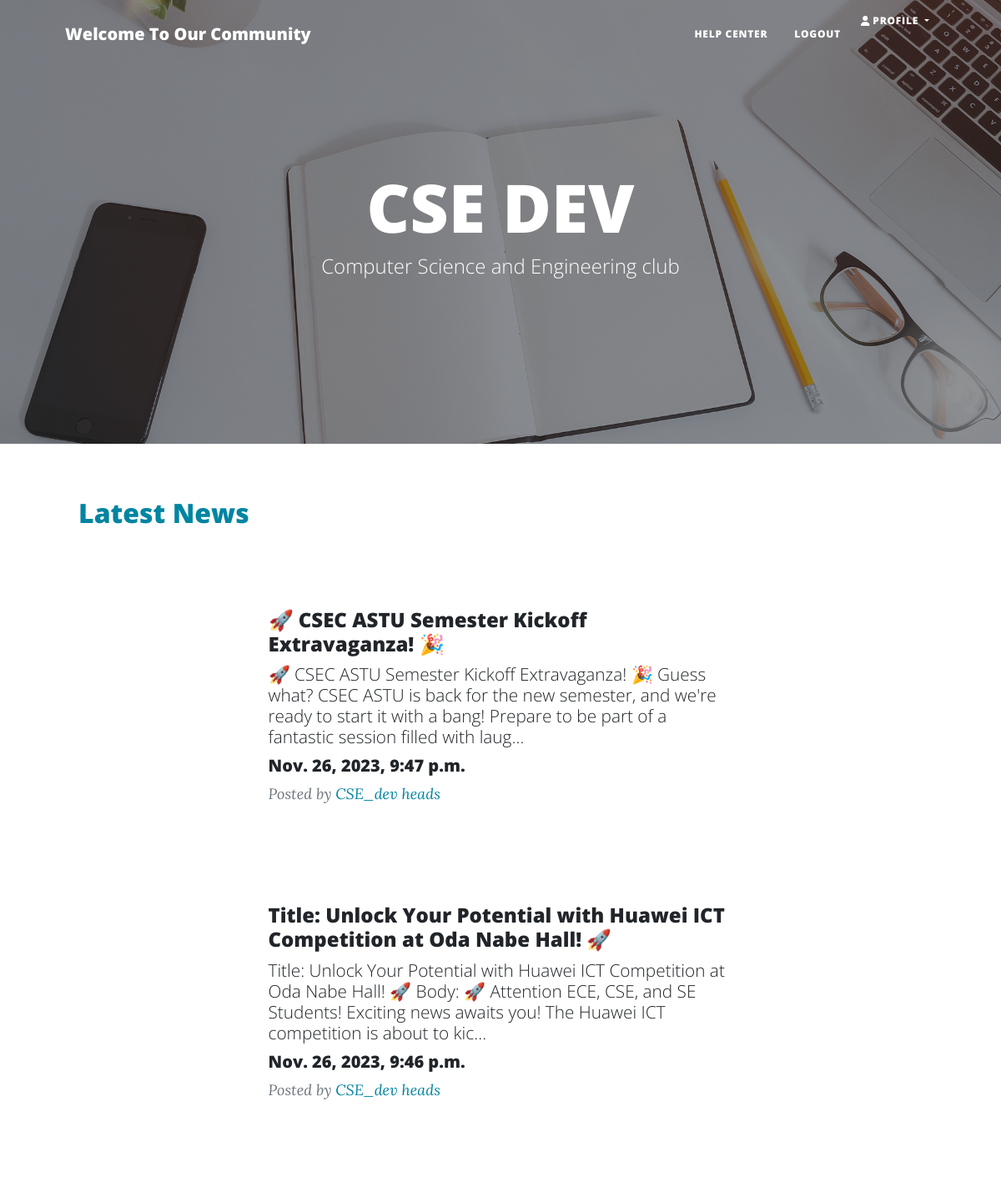
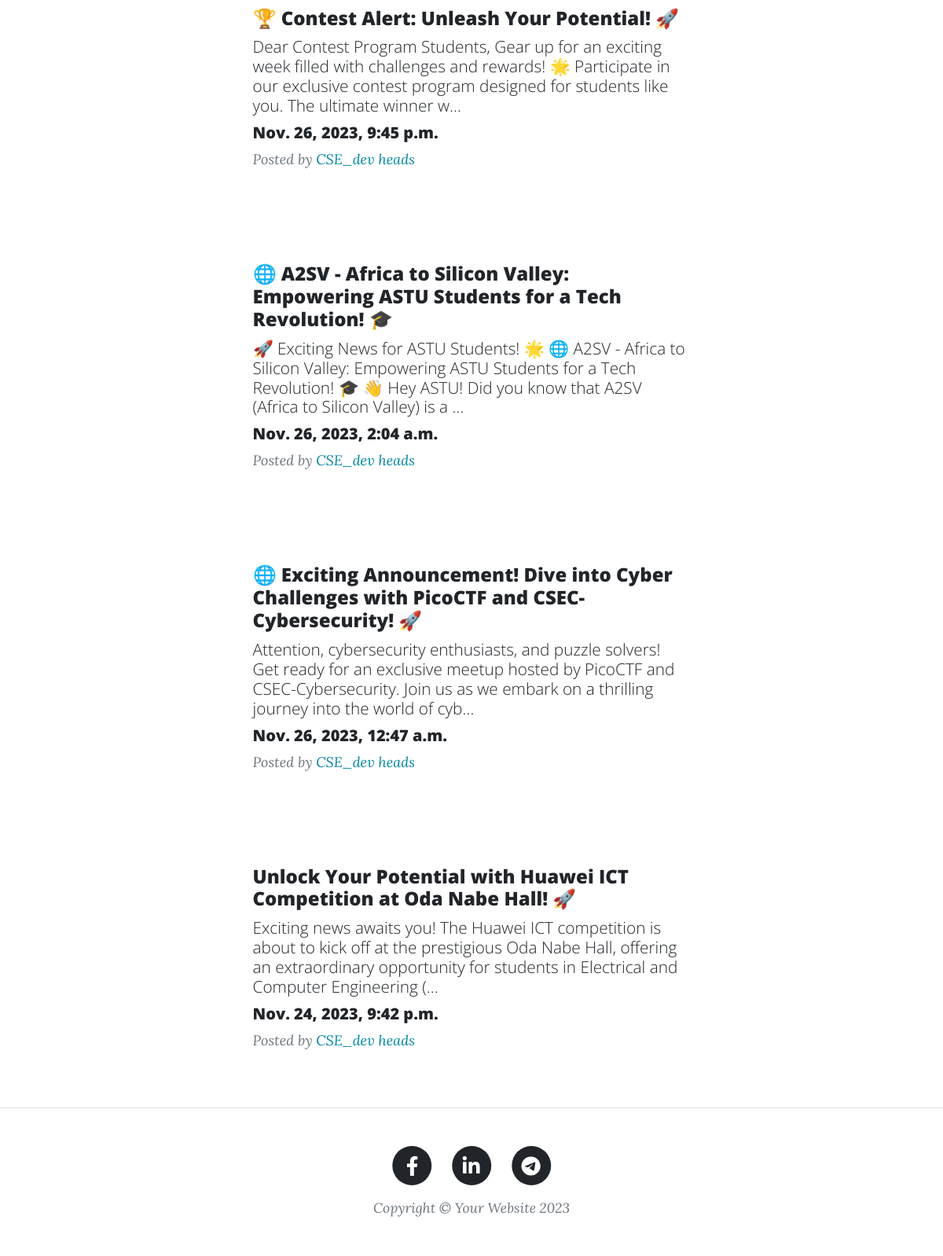
/home/, run on the app's committed database (2 pictures, top to bottom).
### pro/models.py (models this page shows, shortened)
class Post(models.Model):
    title = models.CharField(max_length=200)
    body = models.CharField(max_length=10000000)
    date = models.DateTimeField(default=datetime.now)

### pro/views.py (the view)
# urls.py: path('home/', views.home, name='home'),
def home(request):
        posts=Post.objects.all()
        return render(request, 'home.html',{'posts':posts})

### template/home.html (shortened to what this page needs)
<!DOCTYPE html>
<html lang="en">
    <head>
        <link rel="stylesheet" href="https://cdn.jsdelivr.net/npm/bootstrap@5.3.2/dist/css/bootstrap.min.css">
        {% load static %}
        <link href="{% static 'css/styles.css' %}" rel="stylesheet" />
    </head>
    <body>
        <nav class="navbar navbar-expand-lg navbar-light" id="mainNav">
            <div class="container px-4 px-lg-5">
                <a class="navbar-brand" href="index.html">Welcome To Our Community</a>
                <button class="navbar-toggler" type="button" data-bs-toggle="collapse" data-bs-target="#navbarResponsive" aria-controls="navbarResponsive" aria-expanded="false" aria-label="Toggle navigation">
                <button class="navbar-toggler" type="button" data-bs-toggle="collapse" data-bs-target="#navbarResponsive" aria-controls="navbarResponsive" aria-expanded="false" aria-label="Toggle navigation">
    <div class="collapse navbar-collapse" id="navbarResponsive">
        <ul class="navbar-nav ms-auto py-4 py-lg-0">
            <li class="nav-item">
                <a class="nav-link px-lg-3 py-3 py-lg-4" href="https://t.me/BiniTech" target="_blank">
                    HELP CENTER
                </a>
            </li>
            <li class="nav-item">
                <a class="nav-link px-lg-3 py-3 py-lg-4" href="{% url 'login_view' %}">
                    Logout
                </a>
            </li>
            <li class="nav-item dropdown">
                <a class="nav-link dropdown-toggle" href="#" id="profileDropdown" role="button" data-bs-toggle="dropdown" aria-expanded="false">
                    <i class="fas fa-user"></i> Profile
                </a>
            </li>
        </ul>
    </div>
            </div>
        </nav>
        <header class="masthead bg-primary text-white" style="background-image: url('{% static 'assets/img/home-bg.jpg' %}')">
            <div class="container position-relative px-4 px-lg-5">
                <div class="row gx-4 gx-lg-5 justify-content-center">
                    <div class="col-md-10 col-lg-8 col-xl-7">
                        <div class="site-heading">
                            <h1>CSE DEV</h1>
                            <span class="subheading">Computer Science and Engineering club</span>
                        </div>
                    </div>
                </div>
            </div>
        </header>
        <div class="container px-4 px-lg-5">
            <div class="row gx-4 gx-lg-5 justify-content-start mb-4">
                <div class="col-md-8 col-lg-6">
                    <div class="latest-news bg-white text-primary p-3">
                        <h2>Latest News</h2>
                    </div>
                </div>
            </div>
            <div class="row gx-4 gx-lg-5 justify-content-center">
                {% for post in posts reversed %}
                    <div class="col-md-10 col-lg-8 col-xl-7">
                        <div class="post-preview mb-4 bg-white p-3">
                            <a href="/posts/{{ post.id }}/">
                                <h2 style="font-size: 1.5rem;" class="post-title">{{ post.title }}</h2>
                                <h3  style="font-size: 1.3rem;" class="post-subtitle">{{ post.body|truncatechars:200 }}</h3>
                                <h5>{{ post.date }}</h5>
                            </a>
                            <p class="post-meta">
                                Posted by
                                <a href="#!" class="text-primary">CSE_dev heads</a>
                            </p>
                        </div>
                    </div>
                {% endfor %}
            </div>
        </div>
        <footer class="border-top">
            <div class="container px-4 px-lg-5">
                <div class="row gx-4 gx-lg-5 justify-content-center">
                    <div class="col-md-10 col-lg-8 col-xl-7">
                        <ul class="list-inline text-center">
                            <li class="list-inline-item">
                                <a href="https://www.facebook.com/your-facebook-page">
                                    <span class="fa-stack fa-lg">
                                        <i class="fas fa-circle fa-stack-2x"></i>
                                        <i class="fab fa-facebook-f fa-stack-1x fa-inverse"></i>
                                    </span>
                                </a>
                            </li>
                            <li class="list-inline-item">
                                <a href="https://www.linkedin.com/company/csec-astu" target="_blank" rel="noopener noreferrer">
                                    <span class="fa-stack fa-lg">
                                        <i class="fas fa-circle fa-stack-2x"></i>
                                        <i class="fab fa-linkedin-in fa-stack-1x fa-inverse"></i>
                                    </span>
                                </a>
                            </li>
                            <li class="list-inline-item">
                                <a href="https://t.me/CSEC_ASTU" target="_blank" rel="noopener noreferrer">
                                    <span class="fa-stack fa-lg">
                                        <i class="fas fa-circle fa-stack-2x"></i>
                                        <i class="fab fa-telegram fa-stack-1x fa-inverse"></i>
                                    </span>
                                </a>
                            </li>
                        </ul>
                        <div class="small text-center text-muted fst-italic">Copyright &copy; Your Website 2023</div>
                    </div>
                </div>
            </div>
        </footer>
    </body>
</html>

### data on the page
Post: title "🚀 CSEC ASTU Semester Kickoff Extravaganza! 🎉", body "🚀 CSEC ASTU Semester Kickoff Extravaganza! 🎉 Guess what? CSEC ASTU is back for the new semester, and we're ready to start it with a bang! Prepare to be part of a fantastic session filled with laug…", date "Nov. 26, 2023, 9:47 p.m."
Post: title "Title: Unlock Your Potential with Huawei ICT Competition at Oda Nabe Hall! 🚀", body "Title: Unlock Your Potential with Huawei ICT Competition at Oda Nabe Hall! 🚀 Body: 🚀 Attention ECE, CSE, and SE Students! Exciting news awaits you! The Huawei ICT competition is about to kic…", date "Nov. 26, 2023, 9:46 p.m."
Post: title "🏆 Contest Alert: Unleash Your Potential! 🚀", body "Dear Contest Program Students, Gear up for an exciting week filled with challenges and rewards! 🌟 Participate in our exclusive contest program designed for students like you. The ultimate winner w…", date "Nov. 26, 2023, 9:45 p.m."
Post: title "🌐 A2SV - Africa to Silicon Valley: Empowering ASTU Students for a Tech Revolution! 🎓", body "🚀 Exciting News for ASTU Students! 🌟 🌐 A2SV - Africa to Silicon Valley: Empowering ASTU Students for a Tech Revolution! 🎓 👋 Hey ASTU! Did you know that A2SV (Africa to Silicon Valley) is a …", date "Nov. 26, 2023, 2:04 a.m."
Post: title "🌐 Exciting Announcement! Dive into Cyber Challenges with PicoCTF and CSEC-Cybersecurity! 🚀", body "Attention, cybersecurity enthusiasts, and puzzle solvers! Get ready for an exclusive meetup hosted by PicoCTF and CSEC-Cybersecurity. Join us as we embark on a thrilling journey into the world of cyb…", date "Nov. 26, 2023, 12:47 a.m."
Post: title "Unlock Your Potential with Huawei ICT Competition at Oda Nabe Hall! 🚀", body "Exciting news awaits you! The Huawei ICT competition is about to kick off at the prestigious Oda Nabe Hall, offering an extraordinary opportunity for students in Electrical and Computer Engineering (…", date "Nov. 24, 2023, 9:42 p.m."
